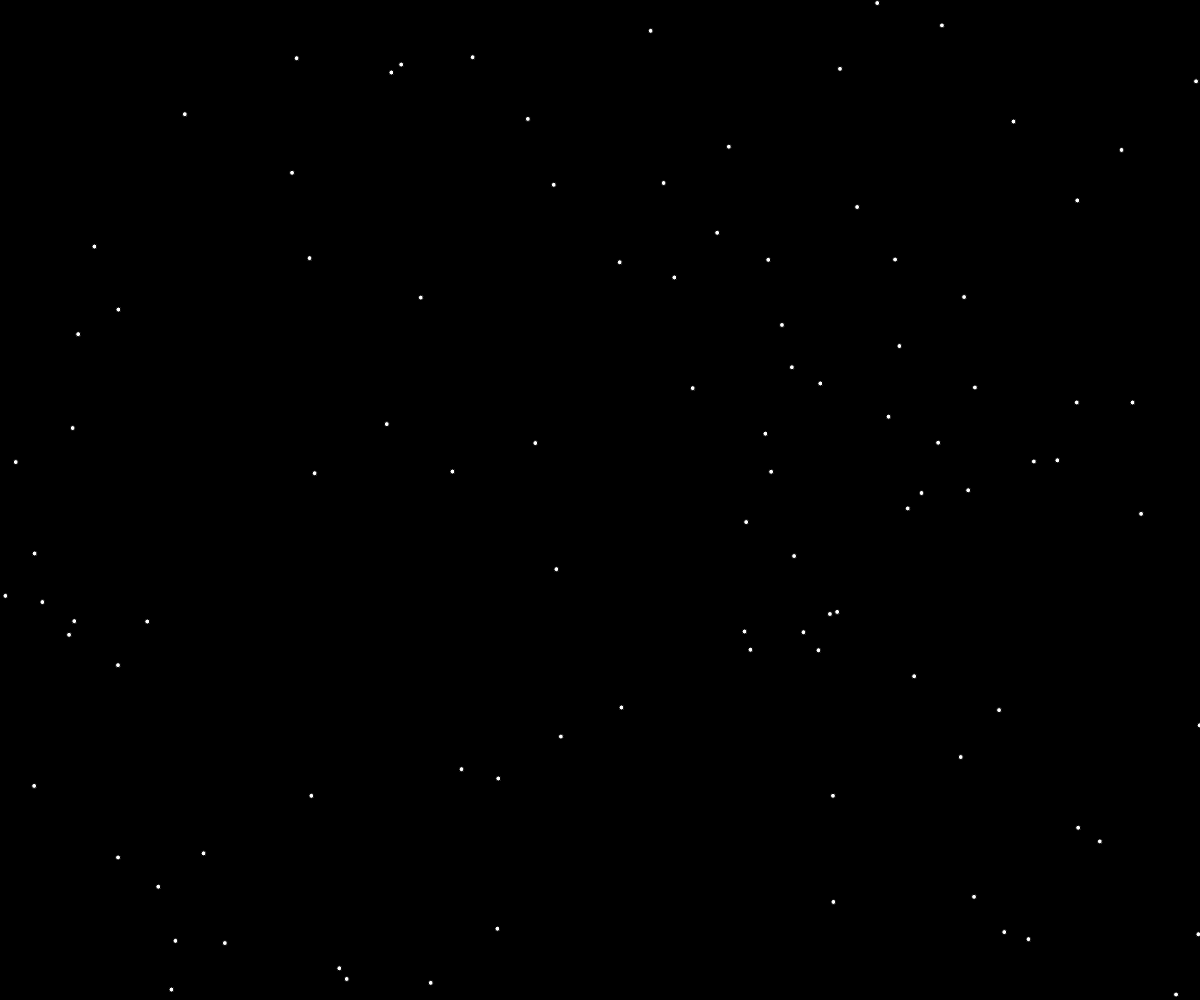
Frame 1 (no input)
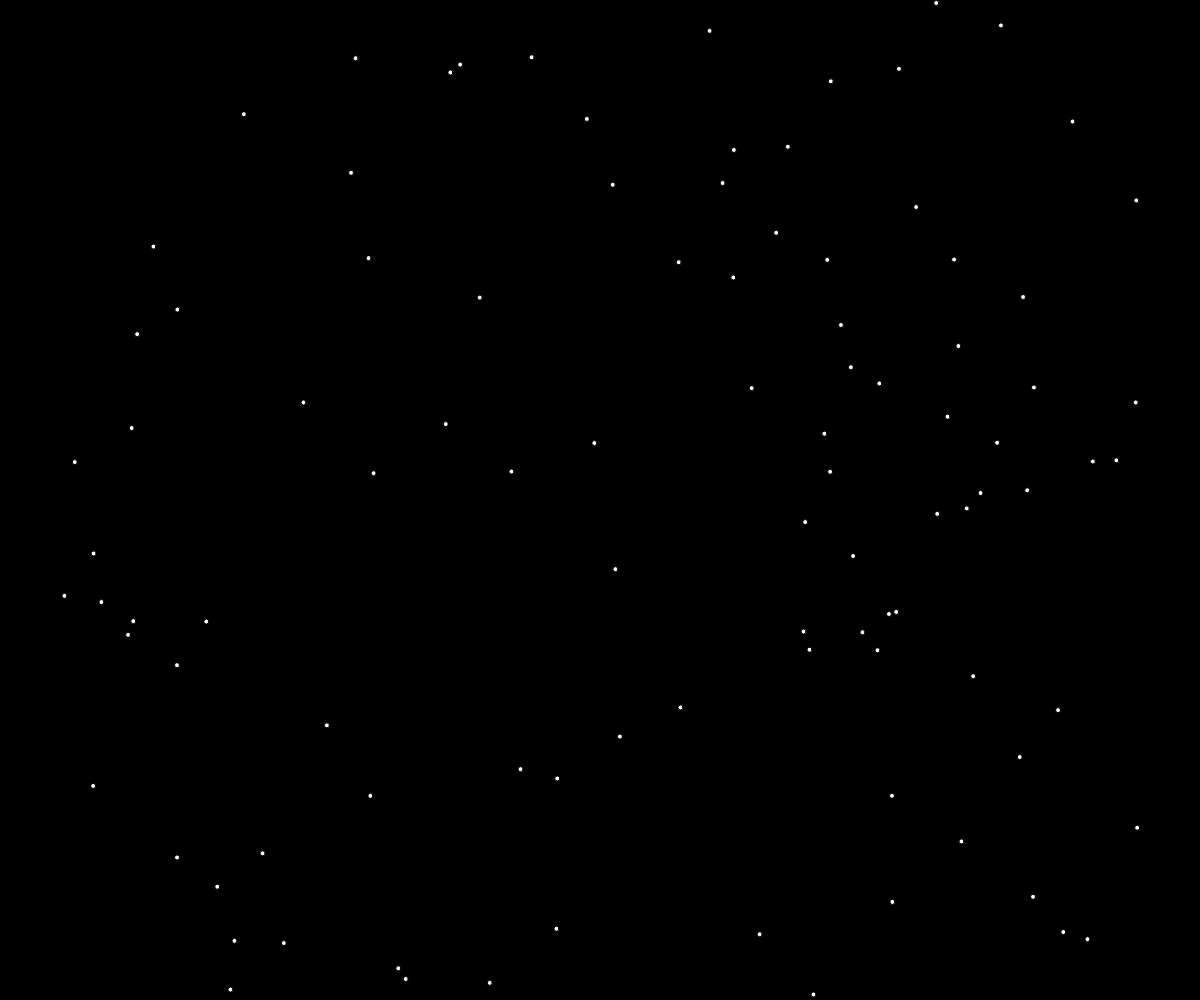
Frame 60 (no input)
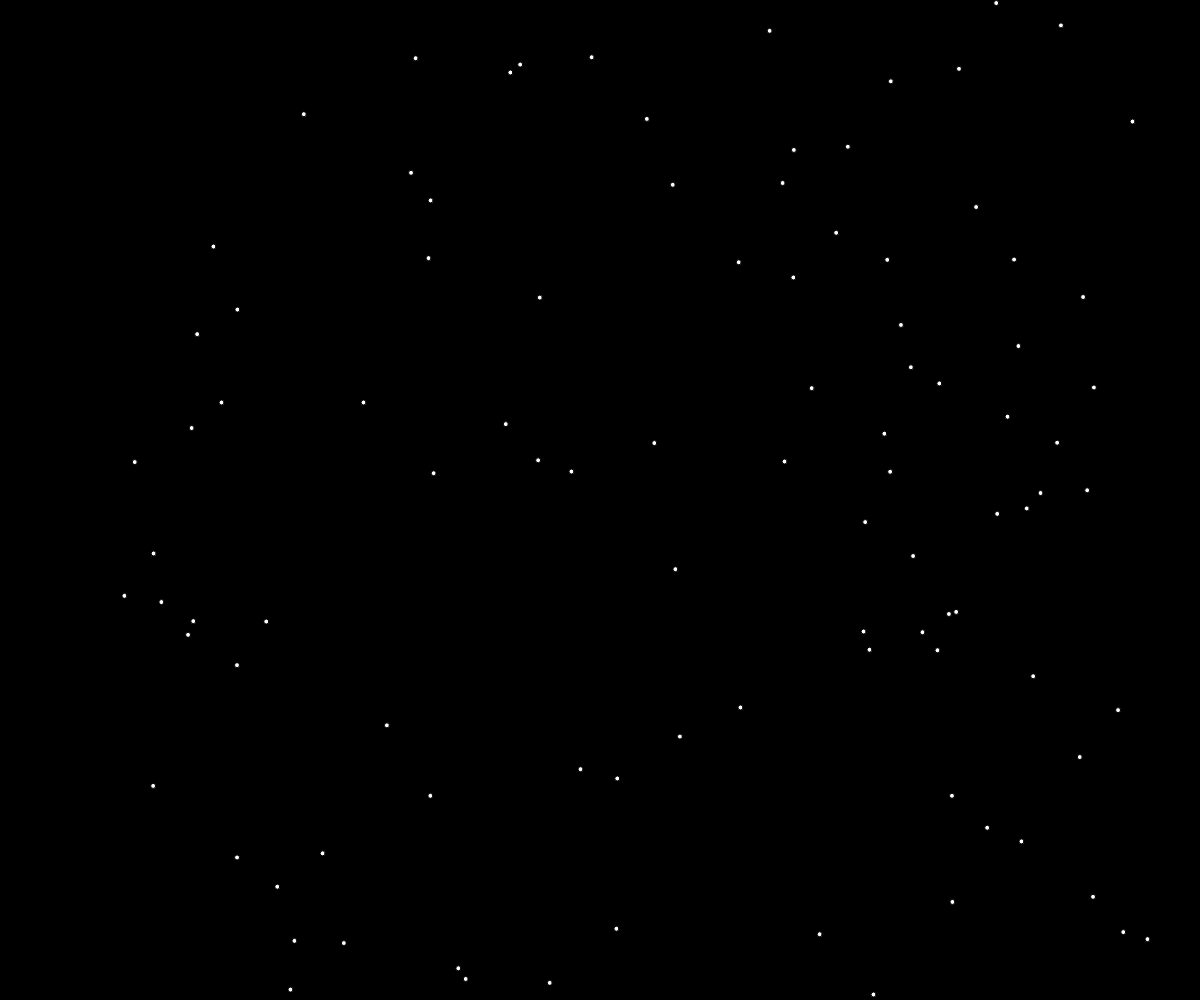
Frame 120 (the mouse pressed at the canvas centre since frame 60)

The p5.js sketch that drew these frames (run headless with seeded random() and noise() and a simulated clock; from frame 60 on, the mouse is pressed at the canvas centre):

// p5.js sketch
// ── sketch.js
var xPoints = [];
var yPoints = [];

function setup() {
  createCanvas(windowWidth, windowHeight); 


  for (var i = +1; i < 100; i++) {
     xPoints.push(random(0,windowWidth));
     yPoints.push(random(0,windowHeight));
  }
}

  /*for (var i = 0; i < xPoints.length(random(width)); i++) {
    xPoints[i]

    for (var j = 0; i < yPoints.length(random(width)); i++) {
    yPoints[i]
  }
}*/

  /*
  for (var x = 0; x<width;x++){
    for(var y = 0; y < height; y++)
    rect(x, y, 1, 1);
  }
  */


function draw() {

  background(0);
  fill(255);

  for (var i = 0; i < xPoints.length; i++) {
/The ellipse is 5 wide 5 tall/
    ellipse(xPoints[i], yPoints[i], 5, 5);

  }

  for (var i = 0; i < xPoints.length; i++) {
    xPoints[i] +=1;

    if(dist(windowWidth, yPoints[i], xPoints[i], yPoints[i]) < 50){
    xPoints[i] = random(0,windowWidth);
  }
}
}
